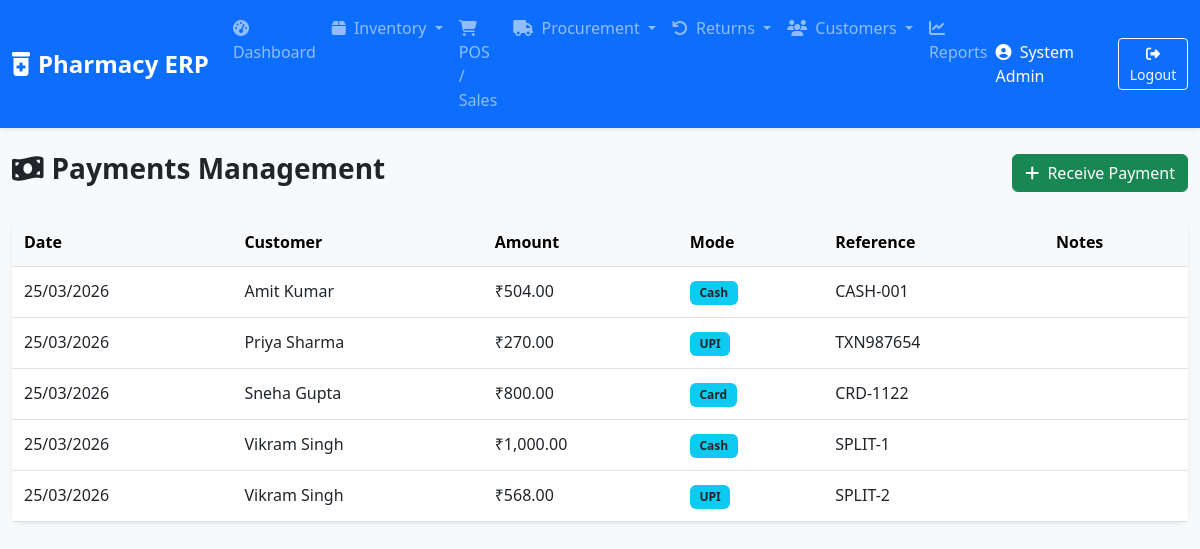
The app's page /payments.php (signed in) with its own data.
### tables this page shows
CREATE TABLE payments (
    id INT AUTO_INCREMENT PRIMARY KEY,
    customer_id INT NULL,
    supplier_id INT NULL,
    sale_id INT,
    purchase_id INT,
    payment_date TIMESTAMP DEFAULT CURRENT_TIMESTAMP,
    amount DECIMAL(15,2) NOT NULL,
    payment_mode ENUM('Cash', 'Card', 'UPI', 'Credit', 'Advance') NOT NULL,
    reference_num VARCHAR(100),
    notes TEXT,
    FOREIGN KEY (customer_id) REFERENCES customers(id),
    FOREIGN KEY (supplier_id) REFERENCES suppliers(id),
    FOREIGN KEY (sale_id) REFERENCES sales(id),
    FOREIGN KEY (purchase_id) REFERENCES purchases(id)
);

CREATE TABLE customers (
    id INT AUTO_INCREMENT PRIMARY KEY,
    name VARCHAR(255) NOT NULL,
    phone VARCHAR(20),
    email VARCHAR(100),
    address TEXT,
    state VARCHAR(100),
    credit_limit DECIMAL(15,2) DEFAULT 0.00,
    current_due DECIMAL(15,2) DEFAULT 0.00,
    advance_balance DECIMAL(15,2) DEFAULT 0.00,
    created_at TIMESTAMP DEFAULT CURRENT_TIMESTAMP,
    INDEX (phone)
);

### includes/functions.php (called while the page is built, shortened)
<?php
function formatCurrency($amount) {
    return '₹' . number_format($amount, 2);
}
function formatDate($date) {
    return date('d/m/Y', strtotime($date));
}
?>

### payments.php (the view, shortened to what this page needs)
<?php
include 'includes/header.php';
$conn = get_db_conn();
$payments = $conn->query("SELECT p.*, c.name as customer_name FROM payments p LEFT JOIN customers c ON p.customer_id = c.id ORDER BY p.payment_date DESC");
?>
<div class="row">
    <div class="col-md-12 d-flex justify-content-between align-items-center mb-4">
        <h3 class="fw-bold"><i class="fas fa-money-bill-wave me-2"></i>Payments Management</h3>
        <button class="btn btn-success" data-bs-toggle="modal" data-bs-target="#addPaymentModal">
            <i class="fas fa-plus me-1"></i> Receive Payment
        </button>
    </div>
</div>
<div class="card shadow-sm border-0 mb-4">
    <div class="card-body p-0">
        <div class="table-responsive">
            <table class="table table-hover mb-0">
                <thead class="table-light">
                    <tr>
                        <th>Date</th>
                        <th>Customer</th>
                        <th>Amount</th>
                        <th>Mode</th>
                        <th>Reference</th>
                        <th>Notes</th>
                    </tr>
                </thead>
                <tbody>
                    <?php while ($p = $payments->fetch_assoc()): ?>
                    <tr>
                        <td><?php echo formatDate($p['payment_date']); ?></td>
                        <td><?php echo $p['customer_name'] ?? 'Walk-in'; ?></td>
                        <td><?php echo formatCurrency($p['amount']); ?></td>
                        <td><span class="badge bg-info text-dark"><?php echo $p['payment_mode']; ?></span></td>
                        <td><?php echo $p['reference_num']; ?></td>
                        <td><?php echo $p['notes']; ?></td>
                    </tr>
                    <?php endwhile; ?>
                </tbody>
            </table>
        </div>
    </div>
</div>
<?php include 'includes/footer.php'; ?>

### css/style.css (style rules this page uses)
body { font-family: 'Segoe UI', Tahoma, Geneva, Verdana, sans-serif; }
.card { border-radius: 12px; }
.shadow-sm { box-shadow: 0 .125rem .25rem rgba(0,0,0,.075)!important; }
.table > :not(caption) > * > * { padding: .75rem .75rem; }
.badge { padding: 0.5em 0.8em; border-radius: 6px; }

### records on screen
payments: payment_date "25/03/2026", customer.name "Amit Kumar", amount "₹504.00", payment_mode "Cash", reference_num "CASH-001"
payments: payment_date "25/03/2026", customer.name "Priya Sharma", amount "₹270.00", payment_mode "UPI", reference_num "TXN987654"
payments: payment_date "25/03/2026", customer.name "Sneha Gupta", amount "₹800.00", payment_mode "Card", reference_num "CRD-1122"
payments: payment_date "25/03/2026", customer.name "Vikram Singh", amount "₹1,000.00", payment_mode "Cash", reference_num "SPLIT-1"
payments: payment_date "25/03/2026", customer.name "Vikram Singh", amount "₹568.00", payment_mode "UPI", reference_num "SPLIT-2"

### other values on screen
$_SESSION['full_name'] "System Admin"
